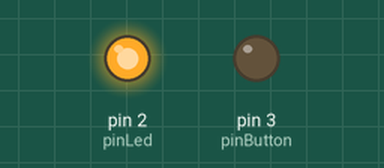
Simulated run of this sketch. Board: Arduino Uno, built with avr-gcc and run on an emulated ATmega328P. Parts: output pins drawn as LEDs (lit = HIGH).

Above: at 0.1 s.
Timing chart, 0 to 1.6 s (numbered marks = the images above):
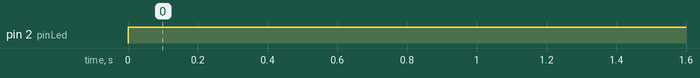

The sketch:

toggledebounce.ino
```cpp
const int pinLed = 2;
const int pinButton = 3;
bool toggle = false;
int buttonRead;
int debounce;

void setup(){
  pinMode(pinLed, OUTPUT);
  pinMode(pinButton, OUTPUT);
  Serial.begin(9600);
}

void loop(){
  if(toggle == false){
    digitalWrite(pinLed, HIGH);
  }
  else{
    digitalWrite(pinLed, LOW);
  }

  buttonRead = digitalRead(pinButton);
  if(buttonRead == HIGH){
    if(debounce > 20050){
      toggle = !toggle;
    }
  }

  debounce++;
  if(debounce > 20051){
    debounce = 0;
  }
}
```

sample.c
```cpp
/*
eggbegg - arduino c code
2023-01-13
"light loop"
*/

void setup() {
  // put your setup code here, to run once:
  pinMode(13, OUTPUT);
}

void loop() {
  digitalWrite(13, HIGH);
  delay(1000);
  digitalWrite(13, HIGH);
  delay(1000);
}
```

Measured:
- by itself, pin 2 (pinLed): LOW → HIGH at 0.00 s
